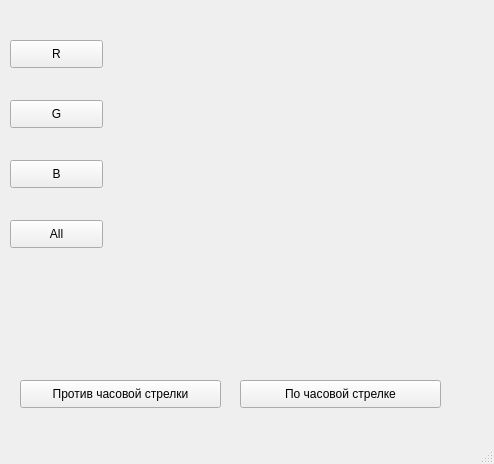
<?xml version="1.0" encoding="UTF-8"?>
<ui version="4.0">
 <class>MainWindow</class>
 <widget class="QMainWindow" name="MainWindow">
  <property name="geometry">
   <rect>
    <x>0</x>
    <y>0</y>
    <width>494</width>
    <height>464</height>
   </rect>
  </property>
  <property name="windowTitle">
   <string>MainWindow</string>
  </property>
  <widget class="QWidget" name="centralwidget">
   <widget class="QLabel" name="label">
    <property name="geometry">
     <rect>
      <x>160</x>
      <y>10</y>
      <width>300</width>
      <height>300</height>
     </rect>
    </property>
    <property name="text">
     <string/>
    </property>
   </widget>
   <widget class="QPushButton" name="btn1">
    <property name="geometry">
     <rect>
      <x>10</x>
      <y>40</y>
      <width>93</width>
      <height>28</height>
     </rect>
    </property>
    <property name="text">
     <string>R</string>
    </property>
   </widget>
   <widget class="QPushButton" name="btn2">
    <property name="geometry">
     <rect>
      <x>10</x>
      <y>100</y>
      <width>93</width>
      <height>28</height>
     </rect>
    </property>
    <property name="text">
     <string>G</string>
    </property>
   </widget>
   <widget class="QPushButton" name="btn3">
    <property name="geometry">
     <rect>
      <x>10</x>
      <y>160</y>
      <width>93</width>
      <height>28</height>
     </rect>
    </property>
    <property name="text">
     <string>B</string>
    </property>
   </widget>
   <widget class="QPushButton" name="btn4">
    <property name="geometry">
     <rect>
      <x>10</x>
      <y>220</y>
      <width>93</width>
      <height>28</height>
     </rect>
    </property>
    <property name="text">
     <string>All</string>
    </property>
   </widget>
   <widget class="QPushButton" name="btn5">
    <property name="geometry">
     <rect>
      <x>20</x>
      <y>380</y>
      <width>201</width>
      <height>28</height>
     </rect>
    </property>
    <property name="text">
     <string>Против часовой стрелки</string>
    </property>
   </widget>
   <widget class="QPushButton" name="btn6">
    <property name="geometry">
     <rect>
      <x>240</x>
      <y>380</y>
      <width>201</width>
      <height>28</height>
     </rect>
    </property>
    <property name="text">
     <string>По часовой стрелке</string>
    </property>
   </widget>
  </widget>
  <widget class="QMenuBar" name="menubar">
   <property name="geometry">
    <rect>
     <x>0</x>
     <y>0</y>
     <width>494</width>
     <height>26</height>
    </rect>
   </property>
  </widget>
  <widget class="QStatusBar" name="statusbar"/>
 </widget>
 <resources/>
 <connections/>
</ui>
